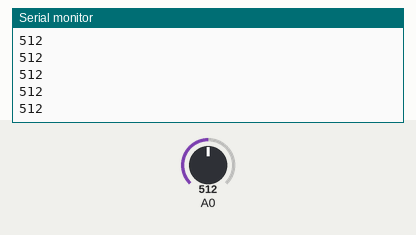
Recording of a sketch running on a simulated Arduino Uno, built with avr-gcc and run on an emulated ATmega328P. Shown: the last lines printed to the serial monitor. The test bench sets the inputs (shaded band); at power-on: A0 = 512.

Above: at 1.2 s.
1.3 s: A0 set to 716
At 1.31 s:
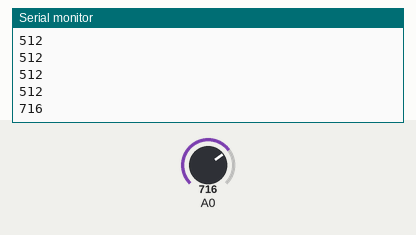
2.8 s: A0 set to 900
At 2.81 s:
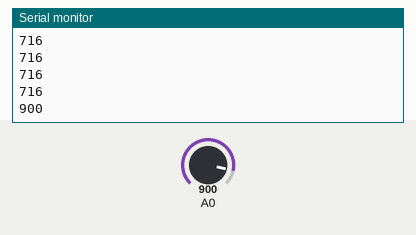
Timing chart, 0 to 5.8 s (numbered marks = the images above; inputs shaded):
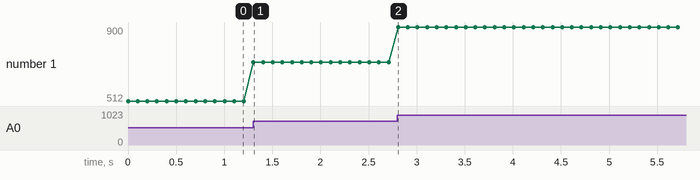

The sketch:

Ice_Maker_Sensor_Testing.ino
```cpp
void setup() {
  // put your setup code here, to run once:
    Serial.begin(9600);
    pinMode(A0,INPUT_PULLUP);


}

void loop() {
  // put your main code here, to run repeatedly:
      Serial.print(analogRead(A0));
      Serial.print("\n");
      delay(100);
}
```

Measured:
- after the input at 1.3 s, the serial monitor: prints a new line at once (image 1)
- after the input at 2.8 s, the serial monitor: prints a new line at once (image 2)
- plotted number 1: 512 → 716 after the input at 1.3 s, 716 → 900 after the input at 2.8 s
